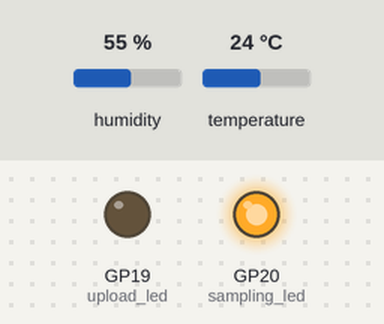
Bench run of a program on a simulated Raspberry Pi Pico running CircuitPython. Parts: output pins drawn as LEDs (lit = HIGH). The inputs (shaded band) are chosen by the test bench; at power-on: humidity 55 %, temperature 24 °C. The clock reads 2024-03-15 10:24:30 at power-on unless the program sets it; files the program writes start out absent.

Above: at 0.1 s.
Timing chart, 0 to 1.6 s (numbered marks = the images above):
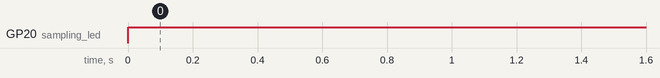

The program:

data_logger.py
```python
# This experiment writes to a file on the Pico and so the Pico file systems needs to be writable.
# The instruction in
# https://learn.adafruit.com/getting-started-with-raspberry-pi-pico-circuitpython/data-logger
# did the trick.
# The example on that site does temperature data logging as well but in this experiment I wanted
# to combine data gathering with an RTC and serial communication.

import board
import busio
import time
import adafruit_am2320
import digitalio
import adafruit_ds3231


# GP12 is UART0 TX  (connected to CP2104 RXD)
# GP13 is UART0 RX  (connected to CP2104 TXD)
# CP2104 GND is connected to GROUND
# CP2104 3V is connected to 3V power

uart = busio.UART(board.GP12, board.GP13, baudrate=115200,timeout=2)

# I decided to use 2 I2C's - one for the sensor and one for the RTC.
#
# I have confirmed that the program will work using a shared I2C
# For example:
# comment out sensor_i2c = busio.I2C(board.GP9, board.GP8)
# change
# sensor = adafruit_am2320.AM2320(sensor_i2c)
# to
# sensor = adafruit_am2320.AM2320(rtc_i2c)
# move the wire connected to GP9 to share with GP15
# move the wire connected to GP8 to share with GP14

sensor_i2c = busio.I2C(board.GP9, board.GP8)
rtc_i2c = busio.I2C(board.GP15, board.GP14)

# the sensor is an AM2315
sensor = adafruit_am2320.AM2320(sensor_i2c)

# create a DS3231 object
ds3231 = adafruit_ds3231.DS3231(rtc_i2c)

# LED to turn on when uploading data
upload_led = digitalio.DigitalInOut(board.GP19)
# LED to turn on when in sampling mode (a flash off when taking sample)
sampling_led = digitalio.DigitalInOut(board.GP20)
upload_led.direction = digitalio.Direction.OUTPUT
sampling_led.direction = digitalio.Direction.OUTPUT

# The times chosen here are probably way shorted than in a real application
# This is for testing purposes.
DATAFILE = '/data.txt' # file to store data on Pico
SAMPLE_INTERVAL = 10 #secs - how often sample to be taken
SLEEP_TIME = 2 #secs - how long to sleep before testing if an upload is requested
BLOCK_TIME = 6 #secs - for avoiding a "race condition" where an upload/delete is happening
                # when a sample should be taken

# get the time from the RTC as the secs since EPOCH
current_time = time.mktime(ds3231.datetime)

# next_sample is the time at which the next sample is to be taken
# "round it" to the sampling interval so we get nice times
next_sample = SAMPLE_INTERVAL + current_time - current_time % SAMPLE_INTERVAL

# upload the data on the serial line
def upload():
    # flip the LEDs
    upload_led.value = True
    sampling_led.value = False
    # write the data to serial
    with open(DATAFILE, 'r') as fd:
        for line in fd:
            uart.write(line.encode())
    # send a "terminator"
    uart.write("end\n".encode())
    # read a reply
    reply = uart.readline()
    if reply and reply.decode().strip() == 'ok':
        # the upload succeeded
        # delete file
        with open(DATAFILE, 'w') as fd:
            pass
    else:
        # upload failed for some reason - flash the upload LED
        for _ in range(20):
            upload_led.value = not upload_led.value
            time.sleep(0.2)
    # flip the LEDs back
    sampling_led.value = True
    upload_led.value = False

# delay_upload is True iff a download was requested when a sample is about to be taken
delay_upload = False
while True:
    sampling_led.value = True
    time.sleep(SLEEP_TIME)
    if uart.in_waiting:
        # something waiting to be read
        cmd = uart.readline().decode().strip()
        if cmd == 'get':
            # a download request
            if abs(next_sample - time.mktime(ds3231.datetime)) < BLOCK_TIME:
                # too close to sample time - delay
                delay_upload = True
            else:
                # ok to upload
                upload()

    if abs(next_sample - time.mktime(ds3231.datetime)) < SLEEP_TIME:
        # close enough to sample time
        sampling_led.value = False
        # append data to file
        fd = open(DATAFILE, 'a')
        fd.write(f"{next_sample},{sensor.temperature},{sensor.relative_humidity}\n")
        fd.close()
        # the next sampling time
        next_sample += SAMPLE_INTERVAL
        sampling_led.value = True
        if delay_upload:
            # a sample was just taken and a download was requested
            upload()
            delay_upload = False
```

Measured:
- by itself, GP20 (sampling_led): LOW → HIGH at 0.00 s
